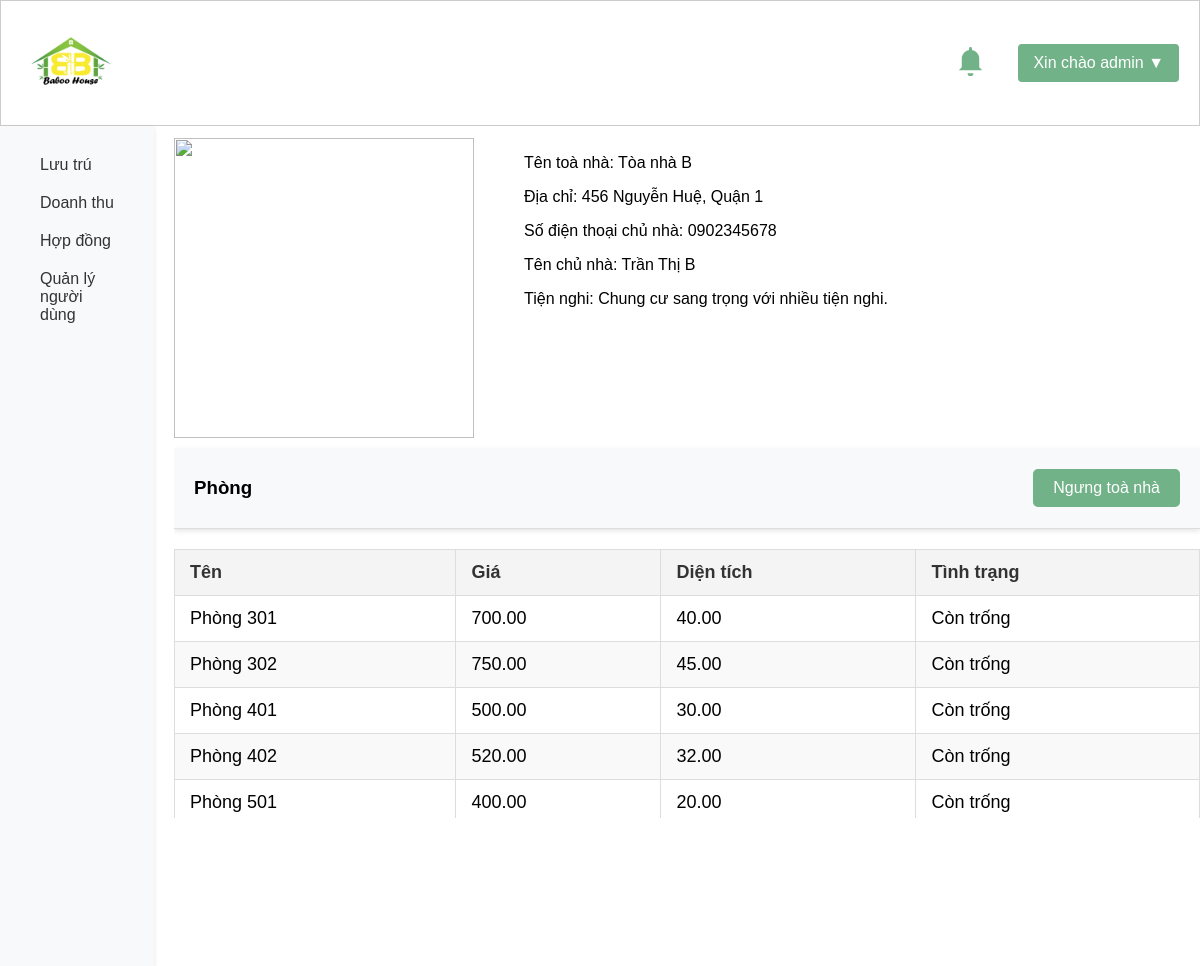
/templates/edit_rooms.php?building_id=2 (signed in), run on an earlier commit of the app's database.
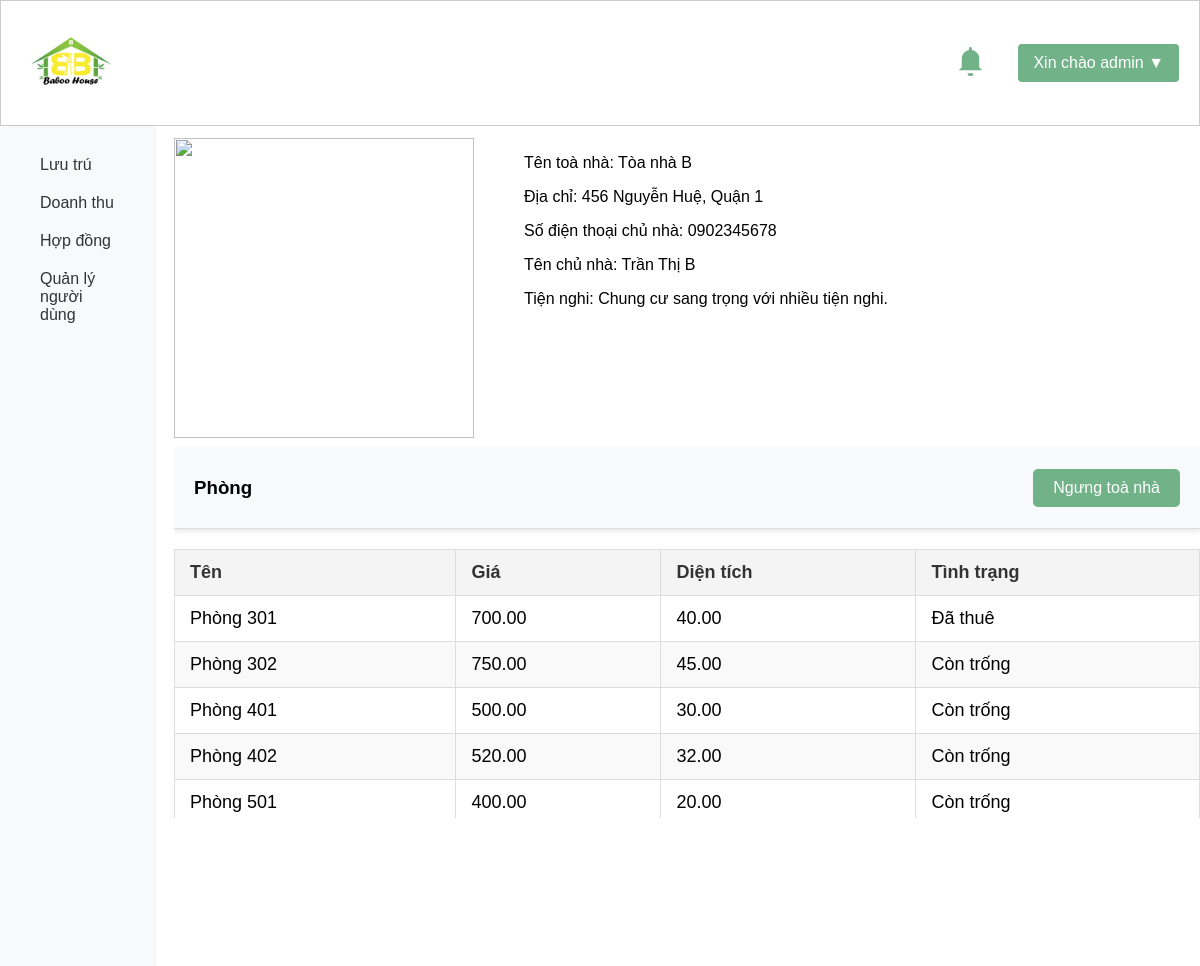
And on a later commit of the database.
### tables this page shows
CREATE TABLE `rooms` (
  `room_id` int(11) NOT NULL,
  `building_id` int(11) DEFAULT NULL,
  `room_name` varchar(255) DEFAULT NULL,
  `area` decimal(10,2) DEFAULT NULL,
  `rental_price` decimal(10,2) DEFAULT NULL,
  `room_type` varchar(50) DEFAULT NULL,
  `room_status` varchar(50) DEFAULT NULL,
  `photo_urls` text DEFAULT NULL
);

### admin/getallroom.php (called while the page is built, shortened)
<?php
require '../config/database.php';
function getAllrooms($building_id) {
    global $conn;
    $sql = "SELECT * FROM rooms WHERE building_id = ?";
    $stmt = $conn->prepare($sql);
    if ($building_id) {
        $stmt->bind_param("i", $building_id);
    }
    $stmt->execute();
    $result = $stmt->get_result();
    return $result;
}
?>

### templates/edit_rooms.php (the view, shortened to what this page needs)
<?php
require '../config/database.php';
require '../admin/getallroom.php';
$building_id = $_GET['building_id'];
$sql = "SELECT * FROM buildings WHERE building_id = ?";
$stmt = $conn->prepare($sql);
$stmt->bind_param("i", $building_id);
$stmt->execute();
$result = $stmt->get_result();
$building = $result->fetch_assoc();
$rooms = getAllRooms($building_id);
?>
<!DOCTYPE html>
<html lang="en">
<head>
    <link rel="stylesheet" href="../assets/css/rooms.css">
</head>
<body>
    <?php include '../includes/header.php'; ?>
    <div class="head-container">
        <div class="main-content">
            <div class="building-info-container">
                <img src="">
                <div>
                    <p>Tên toà nhà: <?php echo htmlspecialchars($building['name']); ?></p>
                    <p>Địa chỉ: <?php echo htmlspecialchars($building['address']); ?></p>
                    <p>Số điện thoại chủ nhà: <?php echo htmlspecialchars($building['owner_phone']); ?></p>
                    <p>Tên chủ nhà: <?php echo htmlspecialchars($building['owner_name']); ?></p>
                    <p>Tiện nghi: <?php echo htmlspecialchars($building['description']); ?></p>
                </div>
            </div>
            <div class="manage-head">
                <h3>Phòng</h3>
                <?php if (isset($_SESSION['role']) && $_SESSION['role'] == 'admin'): ?>
                    <?php if ($building['approved']): ?>
                        <button class="create" onclick="location.href='stop_building.php?building_id=<?php echo $building_id; ?>'">Ngưng toà nhà</button>
                    <?php else: ?>
                    <button class="create" onclick="location.href='approve_room.php?building_id=<?php echo $building_id; ?>'">Duyệt toà nhà</button>
                    <?php endif; ?>
                <?php else: ?>
                    <button class="create" onclick="location.href='create_room.php?building_id=<?php echo $building_id; ?>'">Thêm phòng mới</button>
                <?php endif; ?>
            </div>
            <table>
                <thead>
                    <tr>
                        <th>Tên</th>
                        <th>Giá</th>
                        <th>Diện tích</th>
                        <th>Tình trạng</th>
                    </tr>
                </thead>
                <tbody>
                <?php if ($rooms->num_rows > 0): ?>
                    <?php foreach ($rooms as $room): ?>
                    <tr>
                        <td><?php echo htmlspecialchars($room['room_name']); ?></td>
                        <td><?php echo htmlspecialchars($room['rental_price']); ?></td>
                        <td><?php echo htmlspecialchars($room['area']); ?></td>
                        <td><?php echo htmlspecialchars($room['room_status']); ?></td>
                    </tr>
                    <?php endforeach; ?>
                <?php else: ?>
                    <tr>
                        <td colspan="5">Không tìm thấy phòng</td>
                    </tr>
                <?php endif; ?>
                </tbody>
            </table>
        </div>
        <?php include '../includes/sidebar.php'; ?>
    </div>
</body>
</html>

What changed in the data, as far as the page shows it:
changed rooms "Phòng 301": room_status "Còn trống" → "Đã thuê"
